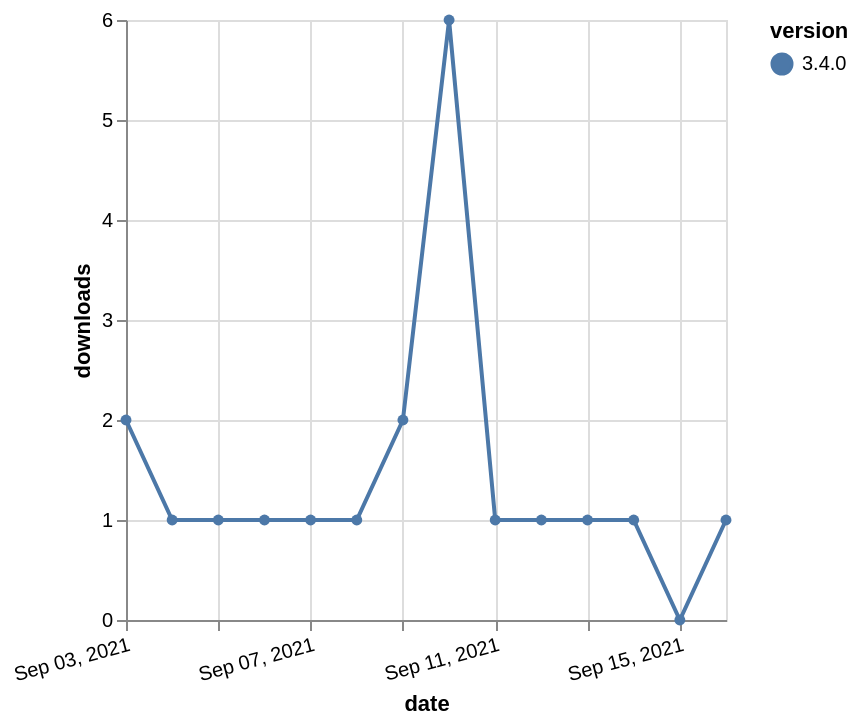

Write a Vega-Lite specification for this figure.
### Vega-Lite specification from a JSON file in a GitHub repository (floating-point values rounded to 4 significant figures)
{"$schema": "https://vega.github.io/schema/vega-lite/v5.json", "description": "A simple bar chart with embedded data.", "data": {"values": [{"date": "2021-09-03", "total": 517, "delta": 2, "version": "3.4.0"}, {"date": "2021-09-04", "total": 518, "delta": 1, "version": "3.4.0"}, {"date": "2021-09-05", "total": 519, "delta": 1, "version": "3.4.0"}, {"date": "2021-09-06", "total": 520, "delta": 1, "version": "3.4.0"}, {"date": "2021-09-07", "total": 521, "delta": 1, "version": "3.4.0"}, {"date": "2021-09-08", "total": 522, "delta": 1, "version": "3.4.0"}, {"date": "2021-09-09", "total": 524, "delta": 2, "version": "3.4.0"}, {"date": "2021-09-10", "total": 530, "delta": 6, "version": "3.4.0"}, {"date": "2021-09-11", "total": 531, "delta": 1, "version": "3.4.0"}, {"date": "2021-09-12", "total": 532, "delta": 1, "version": "3.4.0"}, {"date": "2021-09-13", "total": 533, "delta": 1, "version": "3.4.0"}, {"date": "2021-09-14", "total": 534, "delta": 1, "version": "3.4.0"}, {"date": "2021-09-15", "total": 534, "delta": 0, "version": "3.4.0"}, {"date": "2021-09-16", "total": 535, "delta": 1, "version": "3.4.0"}]}, "width": "container", "mark": {"type": "line", "point": {"filled": true}}, "encoding": {"x": {"field": "date", "type": "temporal", "timeUnit": "yearmonthdate", "title": "date", "axis": {"labelAngle": -15}}, "y": {"field": "delta", "type": "quantitative", "title": "downloads"}, "color": {"field": "version", "type": "nominal"}, "tooltip": {"field": "delta"}}}
